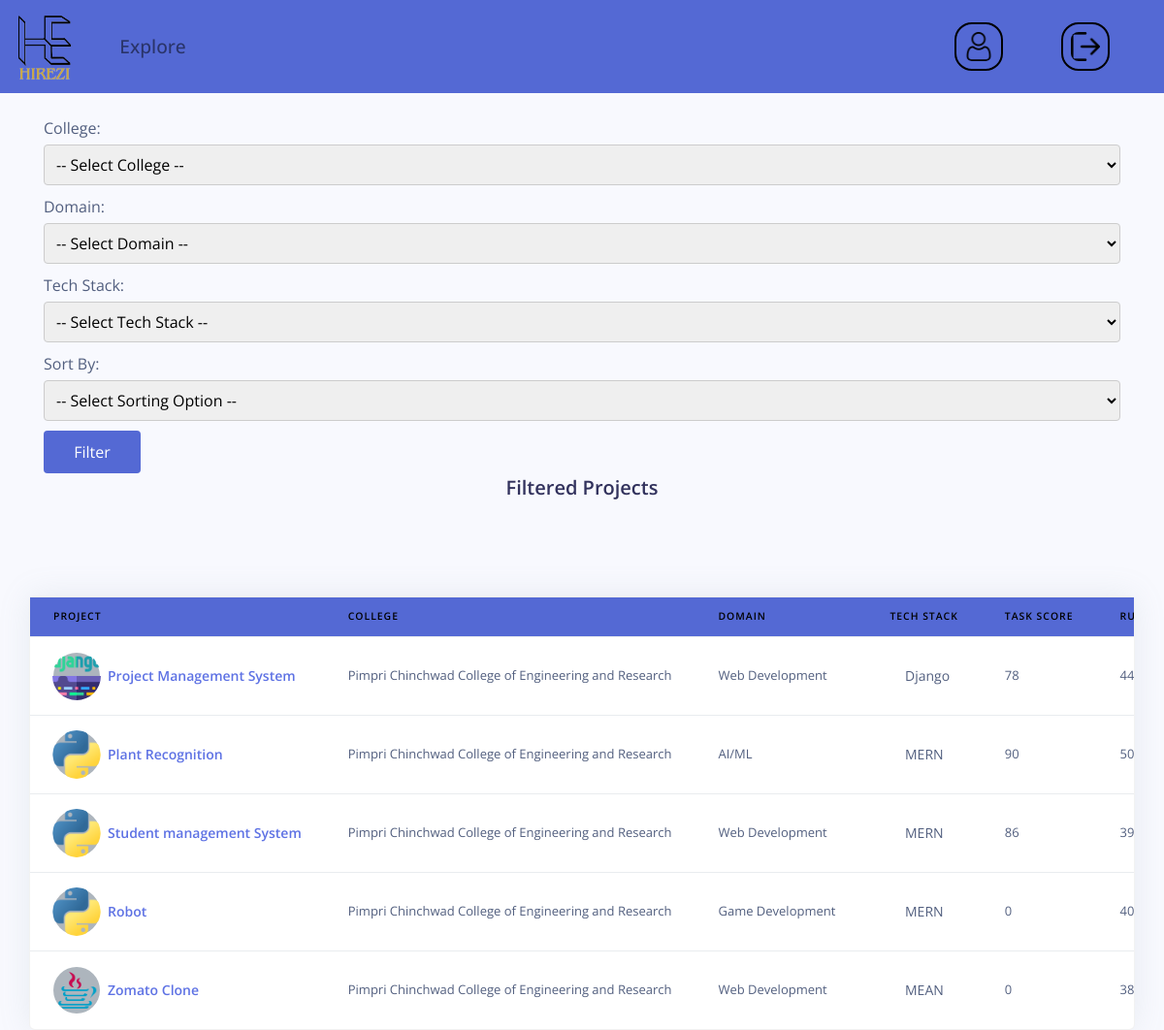
Screenshot of /company_explore/ with the database file from the repository.
### college/models.py (models this page shows)
class Project(models.Model):
    project_title = models.CharField(max_length=200)
    project_domain = models.ForeignKey(Domain, on_delete=models.DO_NOTHING)
    College=models.ForeignKey(College,on_delete=models.DO_NOTHING,default=1)
    tech_stack=models.ForeignKey(TechStack, on_delete=models.DO_NOTHING)
    member_details_1 = models.ForeignKey(Student,related_name='member_1', on_delete=models.CASCADE,null=True, blank=True)
    member_details_2 = models.ForeignKey(Student,related_name='member_2' ,on_delete=models.CASCADE,null=True, blank=True)
    member_details_3 = models.ForeignKey(Student,related_name='member_3', on_delete=models.CASCADE,null=True, blank=True)
    member_details_4 = models.ForeignKey(Student,related_name='member_4', on_delete=models.CASCADE,null=True, blank=True)
    current_yr=models.IntegerField(null=True, blank=True)
    mentor_id=models.ForeignKey(Mentor,on_delete=models.CASCADE,null=True, blank=True)
    timeline_id=models.ForeignKey(Timeline,on_delete=models.CASCADE,null=True, blank=True)
    panel_id = models.ForeignKey(Panel, on_delete=models.SET_NULL, blank=True, null=True)
    abstract=models.CharField(max_length=500,blank=True, null=True)
    support_doc = models.FileField(upload_to='documents/', blank=True, null=True)
    image_1 = models.ImageField(upload_to='images/', blank=True, null=True)
    image_2 = models.ImageField(upload_to='images/', blank=True, null=True)
    communications_presentation_score=models.IntegerField(null=True, blank=True)
    innovation_score=models.IntegerField(null=True, blank=True)
    coding_standards_score=models.IntegerField(null=True, blank=True)
    societal_score=models.IntegerField(null=True, blank=True)
    national_representation_score=models.IntegerField(null=True, blank=True)
    sponsored=models.BooleanField(default=False)
    published=models.BooleanField(default=False)
    copyrighted=models.BooleanField(default=False)
    def __str__(self):
        return self.project_title

class TechStack(models.Model):
    name=models.CharField(max_length=100)
    logo_image = models.ImageField(upload_to='images/')
    def __str__(self):
        return self.name

class College(models.Model):
    admin = models.ForeignKey(CustomUser, on_delete=models.CASCADE)
    address = models.TextField()
    name=models.CharField(max_length=200)
    website=models.CharField(max_length=25)
    def __str__(self):
        return self.name

class Domain(models.Model):
    domain_name = models.CharField(max_length=100)
    def __str__(self):
        return self.domain_name

### company/views.py (the view)
# urls.py: path('', include('company.urls'),name='company_explore'),
def company_explore(request):
    projects = Project.objects.all()
    colleges = College.objects.all()
    domains = Domain.objects.all()
    tech_stacks = TechStack.objects.all()
    filtered_projects = projects
    if request.method == 'GET':
        college_id = request.GET.get('college')
        domain_id = request.GET.get('domain')
        tech_stack_id = request.GET.get('tech_stack')
        sort_by = request.GET.get('sort_by')
        filter_kwargs = {}  # Create a dictionary to store filter arguments
        if college_id:
            filter_kwargs['College_id'] = college_id
        if domain_id:
            filter_kwargs['project_domain'] = domain_id
        if tech_stack_id:
            filter_kwargs['tech_stack_id'] = tech_stack_id
        if filter_kwargs:
            filtered_projects = filtered_projects.filter(Q(**filter_kwargs))
        else:
            filtered_projects=Project.objects.all()
        filtered_projects = filtered_projects.annotate(
            task_score=Sum('projecttask__score', filter=Q(projecttask__project_id=F('pk'))),
            review_score=Sum('projectreview__score1', filter=Q(projectreview__project_id=F('pk'))) + Sum('projectreview__score2', filter=Q(projectreview__project_id=F('pk'))) + Sum('projectreview__score3', filter=Q(projectreview__project_id=F('pk'))) + Sum('projectreview__score4', filter=Q(projectreview__project_id=F('pk'))),
            task_max_score=Sum('projecttask__task_name__task_total_score', filter=Q(projecttask__score__gt=0)),
            review_max_score=Sum('projectreview__review_name__review_total_score',filter=Q(projectreview__project_id=F('pk')))*4,
            task_percentage_score=Case(
                When(task_score__gt=0, then=F('task_score') * (100 / F('task_max_score'))),
                default=0,
            ),
            review_percentage_score=Case(
                When(review_score__gt=0, then=F('review_score') * (100 / F('review_max_score'))),
                default=0,
            ),
            sortable_task_percentage = F('task_percentage_score'),
    sortable_review_percentage = F('review_percentage_score'),
            rubrics_score=F('communications_presentation_score') + F('innovation_score') + F('coding_standards_score') + F('societal_score') + F('national_representation_score'),
        )
        print(filtered_projects)
        print(sort_by)
        if sort_by in ['communications_presentation', 'innovation', 'coding_standards', 'societal', 'national_representation', 'task_percentage', 'review']:
            sort_field = f'{sort_by}_score'
            filtered_projects = filtered_projects.order_by(sort_field)
        for project in filtered_projects:
            print(project, project.task_percentage_score,project.task_score)
        filtered_projects = filtered_projects.filter(Q(rubrics_score__isnull=False))  # Or use .exclude()
    score_variables = [
        'communications_presentation',
        'innovation',
        'coding_standards',
        'societal',
        'national_representation'
    ]
    return render(request, 'company/company_explore.html', {
        'colleges': colleges,
        'domains': domains,
        'tech_stacks': tech_stacks,
        'filtered_projects': filtered_projects,
        'score_variables': score_variables
    })

### templates/company/company_explore.html (shortened to what this page needs)
{%extends 'company/company_base.html'%}
{%block body%}
<br>
<div class="container">
<form  class="input_form" method="get">
    <label for="college">College:</label>
    <select name="college" id="college">
        <option value="">-- Select College --</option>
    </select>
    <label for="domain">Domain:</label>
    <select name="domain" id="domain">
        <option value="">-- Select Domain --</option>
    </select>
    <label for="tech_stack">Tech Stack:</label>
    <select name="tech_stack" id="tech_stack">
        <option value="">-- Select Tech Stack --</option>
    </select>
    <label for="sort_by">Sort By:</label>
    <select name="sort_by" id="sort_by">
        <option value="">-- Select Sorting Option --</option>
    </select>
    <button type="submit" style="background-color: #5469d4">Filter</button>
</form>
</div>
{% if filtered_projects %}
    <center><h2>Filtered Projects</h2></center>
    <div class="main-content">
        <div class="container-fluid mt-7">
            <div class="col">
                <div class="card shadow">
                    <div class="table-responsive">
                        <table class="table align-items-center table-flush">
                            <thead class="thead-light">
                                <tr>
                                    <th scope="col">Project</th>
                                    <th scope="col">College</th>
                                    <th scope="col">Domain</th>
                                    <th scope="col">Tech Stack</th>
                                    <th scope="col">Task Score</th>
                                    <th>Rubrics score</th>
                                </tr>
                            </thead>
                            <tbody>
                                {% for project in filtered_projects %}
                                    <tr>
                                        <th scope="row">
                                            <div class="media align-items-center">
                                                <a href="#" class="avatar rounded-circle mr-2">
                                                    <img alt="logo" src="{{ project.tech_stack.logo_image.url }}"
                                                        style="width: 50px; height: 50px;">
                                                </a>
                                                <div class="media-body">
                                                    <a href="{% url 'company_project_detail' pk=project.pk %}">
                                                        <span class="mb-0 text-sm">{{ project.project_title }}</span></a>
                                                </div>
                                            </div>
                                        </th>
                                        <td>
                                            {{ project.College }}
                                        </td>
                                        <td>
                                            <span class="mr-2">
                                                 {{ project.project_domain }}
                                            </span>
                                        </td>
                                        <td>
                                            <span class="badge badge-dot mr-2">
                                                <i class=""></i> {{ project.tech_stack }}
                                            </span>
                                        </td>
                                        <td>
                                            <div class="d-flex align-items-center">
                                                <span class="mr-1">{{ project.task_percentage_score }}</span>
                                            </div>
                                        </td>
                                        <td>
                                            <div class="d-flex align-items-center">
                                                <span class="mr-1">{{project.rubrics_score}}
                                            </div>
                                        </td>
                                    </tr>
                                {% endfor %}
                            </tbody>
                        </table>
                    </div>
                </div>
            </div>
        </div>
    </div>
{% endif %}
{%endblock%}

### rows the page displays
Project: tech_stack.logo_image (picture), project_title "Project Management System", College "Pimpri Chinchwad College of Engineering and Research", project_domain "Web Development", tech_stack "Django", task_percentage_score "78", rubrics_score "44"
Project: tech_stack.logo_image (picture), project_title "Plant Recognition", College "Pimpri Chinchwad College of Engineering and Research", project_domain "AI/ML", tech_stack "MERN", task_percentage_score "90", rubrics_score "50"
Project: tech_stack.logo_image (picture), project_title "Student management System", College "Pimpri Chinchwad College of Engineering and Research", project_domain "Web Development", tech_stack "MERN", task_percentage_score "86", rubrics_score "39"
Project: tech_stack.logo_image (picture), project_title "Robot", College "Pimpri Chinchwad College of Engineering and Research", project_domain "Game Development", tech_stack "MERN", task_percentage_score "0", rubrics_score "40"
Project: tech_stack.logo_image (picture), project_title "Zomato Clone", College "Pimpri Chinchwad College of Engineering and Research", project_domain "Web Development", tech_stack "MEAN", task_percentage_score "0", rubrics_score "38"
